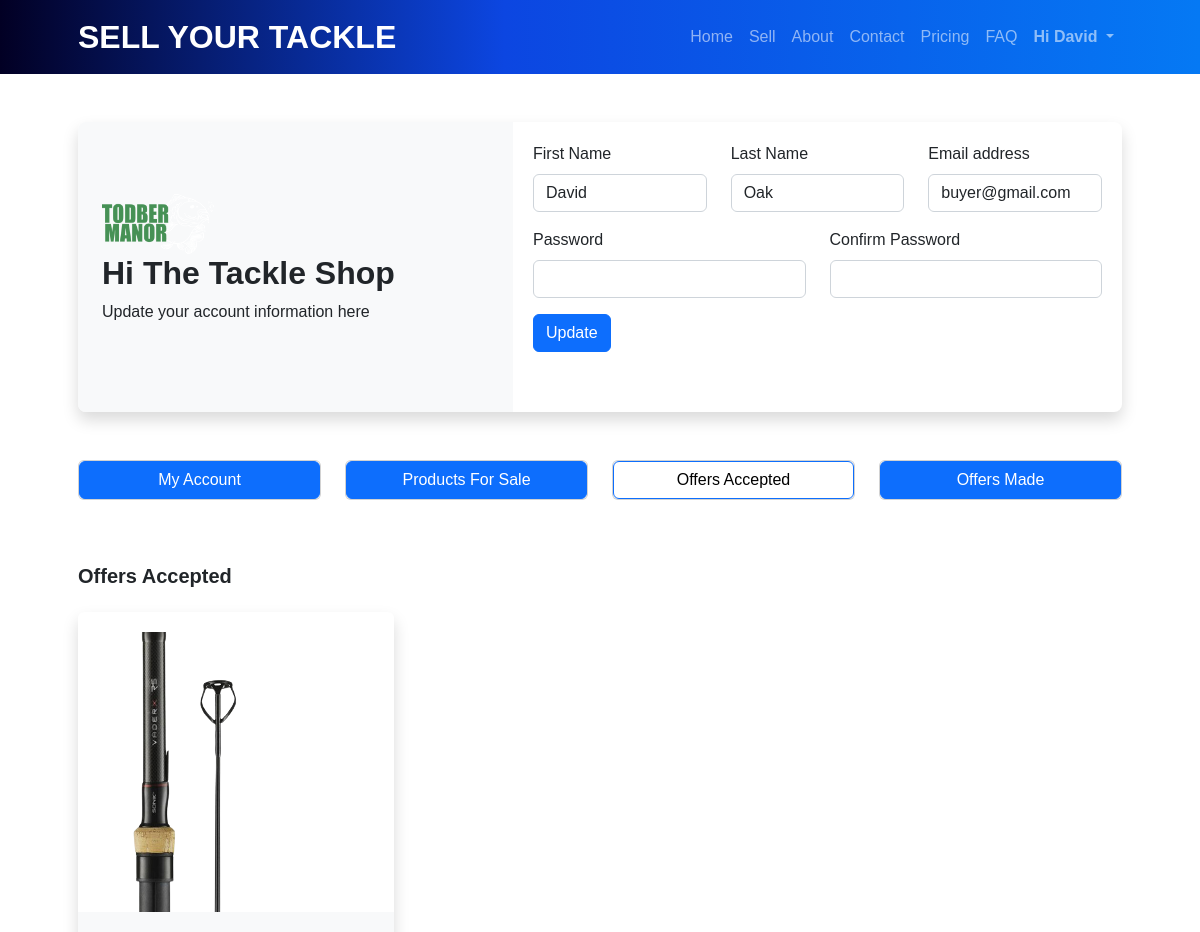
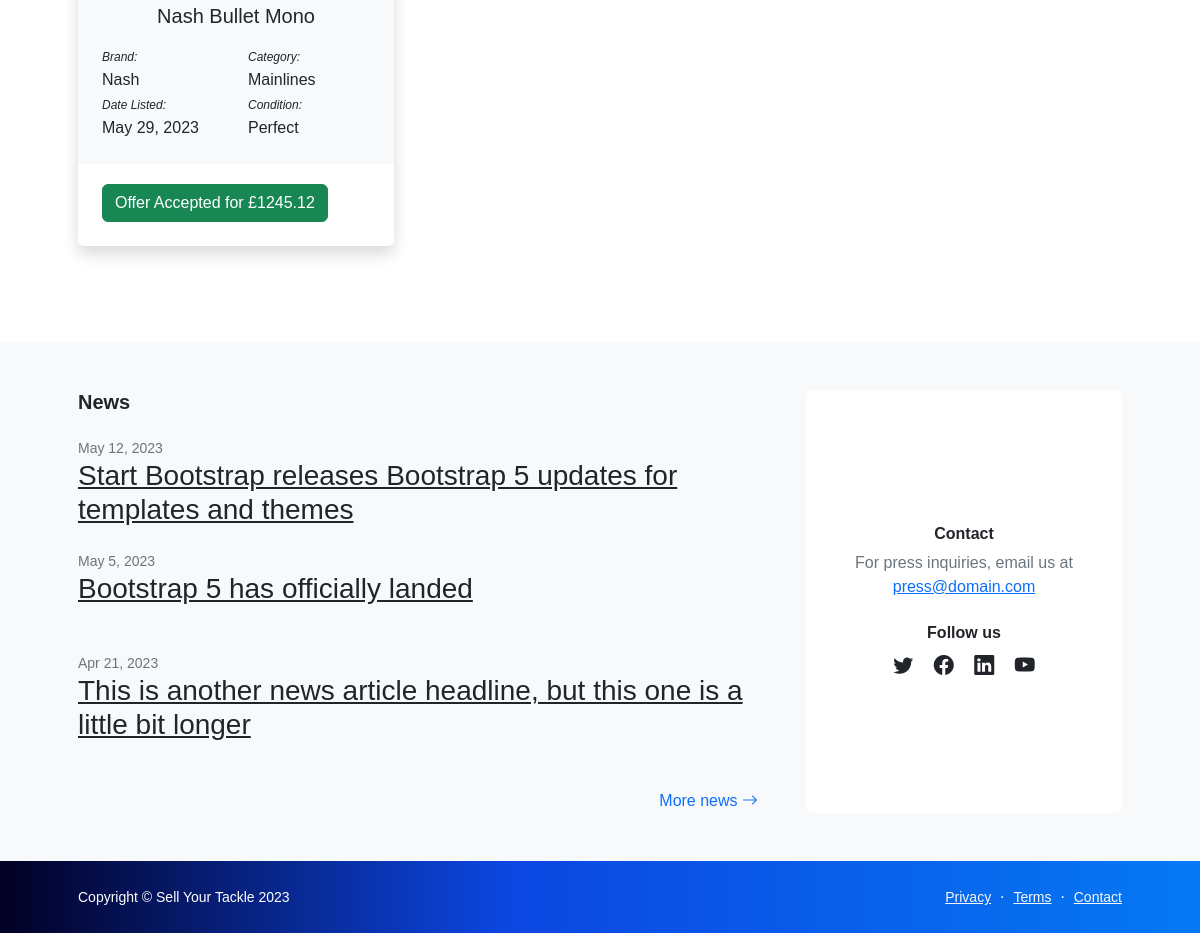
The page /tackle-shop-account/offersaccepted/ (signed in) on the database its author committed (2 pictures, top to bottom).
### myapp/models.py (models this page shows, shortened)
class TackleShop(models.Model):
    user = models.OneToOneField(User, on_delete=models.CASCADE)
    shop_name = models.CharField(max_length=200)
    shop_url = models.URLField()
    shop_logo = models.ImageField(upload_to="shop_logos")
    address_line1 = models.CharField(max_length=200)
    city = models.CharField(max_length=200)
    county = models.CharField(max_length=200)
    postcode = models.CharField(max_length=20)

class ProductImage(models.Model):
    product = models.ForeignKey(
        Product, related_name="images", on_delete=models.CASCADE
    )
    image = models.ImageField(upload_to="images")

class Product(models.Model):
    id = models.AutoField(primary_key=True)
    brand = models.ForeignKey(Brand, on_delete=models.CASCADE)
    category = models.ForeignKey(Category, on_delete=models.CASCADE)
    name = models.CharField(max_length=200)
    variation1 = models.CharField(max_length=100, blank=True, null=True)
    variation2 = models.CharField(max_length=100, blank=True, null=True)
    condition = models.CharField(max_length=100, choices=Condition.choices)
    description = models.TextField(blank=True, null=True)
    user = models.ForeignKey(User, on_delete=models.CASCADE)
    created_at = models.DateTimeField(auto_now_add=True)

class Brand(models.Model):
    name = models.CharField(max_length=200)
    def __str__(self):
        return self.name

class Category(models.Model):
    name = models.CharField(max_length=200)
    class Meta:
        db_table = "myapp_categories"
    def __str__(self):
        return self.name

class Offer(models.Model):
    buyer = models.ForeignKey(User, on_delete=models.CASCADE)
    product = models.ForeignKey(Product, on_delete=models.CASCADE)
    cash_price = models.DecimalField(max_digits=6, decimal_places=2)
    trade_in_price = models.DecimalField(max_digits=6, decimal_places=2)
    insurance_included = models.BooleanField(default=False)
    created_at = models.DateTimeField(auto_now_add=True)
    class OfferStatus(models.TextChoices):
        PENDING = "PENDING", "Pending"
        ACCEPTED = "ACCEPTED", "Accepted"
        REJECTED = "REJECTED", "Rejected"
    status = models.CharField(
        max_length=20,
        choices=OfferStatus.choices,
        default=OfferStatus.PENDING,
    )

### myapp/views.py (the view)
# urls.py: path('tackle-shop-account/offersaccepted/', views.OffersAccepted.as_view(), name='offers_accepted'),
class OffersAccepted(View):
    def get(self, request):
        offers = Offer.objects.filter(buyer=request.user, status='ACCEPTED').order_by('-product__created_at')
        products = [offer.product for offer in offers]
        tackle_shop = request.user.tackleshop  # Replace with your actual code
        return render(request, "offers_accepted.html", {"offers": offers, "products": products, "tackle_shop": tackle_shop})

### myapp/templates/offers_accepted.html (shortened to what this page needs)
<!DOCTYPE html>
<html lang="en">
<head>
    {% include 'header.html' %}
</head>
<body class="d-flex flex-column">
    <main class="flex-shrink-0">
        {% include 'navbar.html' %}
        <section class="py-5">
            <div class="container px-lg-5">
                <div class="card border-0 shadow rounded-3 overflow-hidden">
                    <div class="card-body p-0">
                        <div class="row gx-0">
                            <div class="col-lg-6 col-xl-5 py-lg-5 account-details">
                                <div class="p-4">
                                    <div class="row">
                                        <div class="col-xs-6">
                                            <img src="{{ tackle_shop.shop_logo.url }}" alt="{{ product.name }} image"
                                                class="img-fluid tackle-shop-logo" id="product-card-img">
                                        </div>
                                        <div class="col-xs-6">
                                            <div class="h2 fw-bolder">Hi {{ tackle_shop.shop_name }}</div>
                                        </div>
                                    </div>
                                    <p>Update your account information here</p>
                                </div>
                            </div>
                            <div class="col-lg-6 col-xl-7" id="myaccount-form">
                                <div class="d-none d-lg-block">
                                    <div class="row">
                                        <div class="col-sm-4">
                                            <div class="mb-3">
                                                <label for="id_fname" class="form-label">First Name</label>
                                                <input type="text" class="form-control" id="id_fname" name="fname"
                                                    value="{{ request.user.first_name }}">
                                            </div>
                                        </div>
                                        <div class="col-sm-4">
                                            <div class="mb-3">
                                                <label for="id_lname" class="form-label">Last Name</label>
                                                <input type="text" class="form-control" id="id_lname" name="lname"
                                                    value="{{ request.user.last_name }}">
                                            </div>
                                        </div>
                                        <div class="col-sm-4">
                                            <div class="mb-3">
                                                <label for="id_email" class="form-label">Email address</label>
                                                <input type="email" class="form-control" id="id_email" name="email"
                                                    value="{{ request.user.email }}">
                                            </div>
                                        </div>
                                    </div>
                                    <div class="row">
                                        <div class="col-sm-6">
                                            <div class="mb-3">
                                                <label for="id_password" class="form-label">Password</label>
                                                <input type="password" class="form-control" id="id_password"
                                                    name="password">
                                            </div>
                                        </div>
                                        <div class="col-sm-6">
                                            <div class="mb-3">
                                                <label for="id_password_confirm" class="form-label">Confirm
                                                    Password</label>
                                                <input type="password" class="form-control" id="id_password_confirm"
                                                    name="password_confirm">
                                            </div>
                                        </div>
                                    </div>
                                    <button type="submit" class="btn btn-primary d-lg-block">Update</button>
                                </div>
                            </div>
                        </div>
                    </div>
                </div>
        </section>
        <section>
            <div class="container px-5">
                {% include 'tackleshopaccount-buttons.html' %}
            </div>
        </section>
        <section class="py-5">
            <div class="container px-5">
                <h2 class="fw-bolder fs-5 mb-4">Offers Accepted</h2>
                <div class="row gx-5">
                    {% for product in products %}
                    <div class="col-lg-4 mb-5">
                        <div class="card h-100 shadow border-0">
                            <div id="product-card-img-container">
                                {% for product_image in product.images.all %}
                                <img src="{{ product_image.image.url }}" alt="{{ product.name }} image"
                                    class="img-fluid" id="product-card-img">
                                {% endfor %}
                            </div>
                            <div class="card-body p-4 card-border">
                                <div class="h5 card-title mb-3 text-center">{{ product.name }}</div>
                                <div class="row">
                                    <div class="col-6">
                                        <label for="productBrand" style="font-size: 12px"><i>Brand:</i></label>
                                        <p class="card-text mb-0" id="productBrand">{{ product.brand }}</p>
                                    </div>
                                    <div class="col-6">
                                        <label for="productCategory" style="font-size: 12px"><i>Category:</i></label>
                                        <p class="card-text mb-0" id="productCategory">{{ product.category }}</p>
                                    </div>
                                </div>
                                <div class="row">
                                    <div class="col-6">
                                        <label for="productDate" style="font-size: 12px"><i>Date Listed:</i></label>
                                        <div class="card-text mb-0">{{ product.created_at|date:"F j, Y" }}</div>
                                    </div>
                                    <div class="col-6">
                                        <label for="productCondition" style="font-size: 12px"><i>Condition:</i></label>
                                        <p class="card-text mb-0" id="productCondition">{{ product.condition }}</p>
                                    </div>
                                </div>
                            </div>
                            <div class="card-footer p-4 pt-0 bg-transparent border-top-0 card-border">
                                <div class="d-flex align-items-center">
                                    {% for offer in offers %}
                                    <a href="{% url 'make_offer' product_id=offer.product.id %}"
                                        class="btn btn-success">
                                        Offer Accepted for £{{ offer.cash_price }}
                                    </a>
                                    {% endfor %}
                                </div>
                            </div>
                        </div>
                    </div>
                    {% empty %}
                    <p>No products are for sale yet.</p>
                    {% endfor %}
                </div>
            </div>
        </section>
        <section class="py-5 bg-light">
            <div class="container px-5">
                <div class="row gx-5">
                    <div class="col-xl-8">
                        <h2 class="fw-bolder fs-5 mb-4">News</h2>
                        <div class="mb-4">
                            <div class="small text-muted">May 12, 2023</div>
                            <a class="link-dark" href="#!">
                                <h3>Start Bootstrap releases Bootstrap 5 updates for templates and themes</h3>
                            </a>
                        </div>
                        <div class="mb-5">
                            <div class="small text-muted">May 5, 2023</div>
                            <a class="link-dark" href="#!">
                                <h3>Bootstrap 5 has officially landed</h3>
                            </a>
                        </div>
                        <div class="mb-5">
                            <div class="small text-muted">Apr 21, 2023</div>
                            <a class="link-dark" href="#!">
                                <h3>This is another news article headline, but this one is a little bit longer</h3>
                            </a>
                        </div>
                        <div class="text-end mb-5 mb-xl-0">
                            <a class="text-decoration-none" href="#!">
                                More news
                                <i class="bi bi-arrow-right"></i>
                            </a>
                        </div>
                    </div>
                    <div class="col-xl-4">
                        <div class="card border-0 h-100">
                            <div class="card-body p-4">
                                <div class="d-flex h-100 align-items-center justify-content-center">
                                    <div class="text-center">
                                        <div class="h6 fw-bolder">Contact</div>
                                        <p class="text-muted mb-4">
                                            For press inquiries, email us at
                                            <br />
                                            <a href="#!">press@domain.com</a>
                                        </p>
                                        <div class="h6 fw-bolder">Follow us</div>
                                        <a class="fs-5 px-2 link-dark" href="#!"><i class="bi-twitter"></i></a>
                                        <a class="fs-5 px-2 link-dark" href="#!"><i class="bi-facebook"></i></a>
                                        <a class="fs-5 px-2 link-dark" href="#!"><i class="bi-linkedin"></i></a>
                                        <a class="fs-5 px-2 link-dark" href="#!"><i class="bi-youtube"></i></a>
                                    </div>
                                </div>
                            </div>
                        </div>
                    </div>
                </div>
            </div>
        </section>
    </main>
    {% include 'footer.html' %}
</body>
</html>

### myapp/templates/navbar.html (shortened to what this page needs)
<nav class="navbar navbar-expand-lg navbar-dark bg-dark">
    <div class="container px-5">
        <a class="navbar-brand" href="/">SELL YOUR TACKLE</a>
        <div class="collapse navbar-collapse" id="navbarSupportedContent">
            <ul class="navbar-nav ms-auto mb-2 mb-lg-0">
                <li class="nav-item"><a class="nav-link" href="/">Home</a></li>
                <li class="nav-item"><a class="nav-link" href="/form">Sell</a></li>
                <li class="nav-item"><a class="nav-link" href="/about">About</a></li>
                <li class="nav-item"><a class="nav-link" href="/contact">Contact</a></li>
                <li class="nav-item"><a class="nav-link" href="/pricing">Pricing</a></li>
                <li class="nav-item"><a class="nav-link" href="/faq">FAQ</a></li>
                {% if user.is_authenticated %}
                <li class="nav-item dropdown">
                    <a class="nav-link dropdown-toggle" href="#" id="navbarDropdown" role="button"
                        data-bs-toggle="dropdown" aria-expanded="false">
                        <b>Hi {{ user.first_name }}</b>
                    </a>
                </li>
                {% endif %}
            </ul>
        </div>
    </div>
</nav>

### rows shown on the page
TackleShop: shop_logo (picture), shop_name "The Tackle Shop"
Product: name "Nash Bullet Mono", brand "Nash", category "Mainlines", created_at "May 29, 2023", condition "Perfect"
ProductImage: image (picture)
Offer: cash_price "1245.12"

### other values the page prints
{{ user.first_name }} "David"
